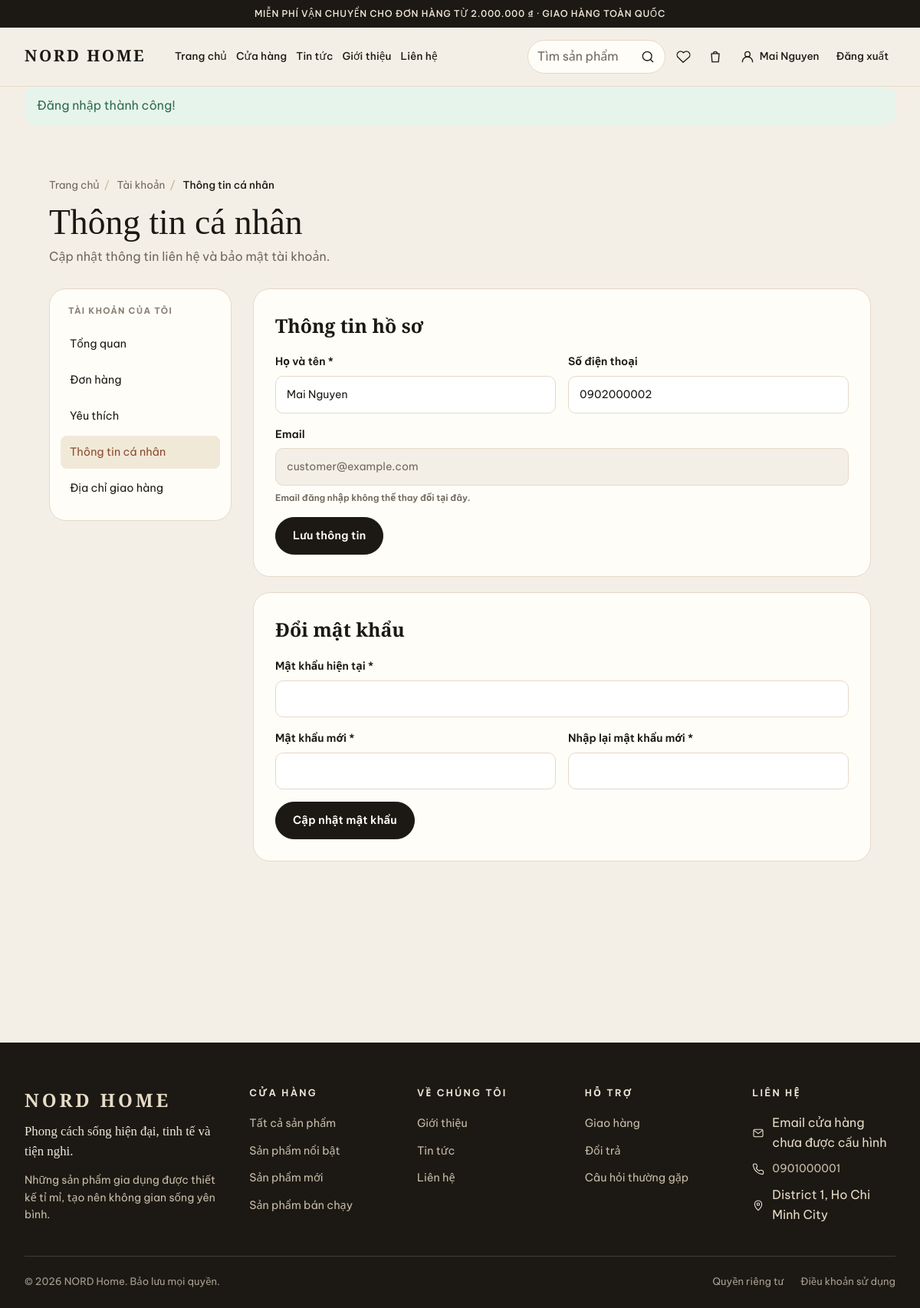
The app's page /account/profile.php (signed in) with its own data.
### tables this page shows
CREATE TABLE `users` (
  `id` INT UNSIGNED NOT NULL AUTO_INCREMENT,
  `name` VARCHAR(120) NOT NULL,
  `email` VARCHAR(190) NOT NULL,
  `password` VARCHAR(255) NOT NULL,
  `phone` VARCHAR(30) DEFAULT NULL,
  `role` ENUM('customer', 'admin') NOT NULL DEFAULT 'customer',
  `status` ENUM('active', 'inactive', 'banned') NOT NULL DEFAULT 'active',
  `email_verified_at` DATETIME DEFAULT NULL,
  `created_at` DATETIME NOT NULL DEFAULT CURRENT_TIMESTAMP,
  `updated_at` DATETIME NOT NULL DEFAULT CURRENT_TIMESTAMP ON UPDATE CURRENT_TIMESTAMP,
  PRIMARY KEY (`id`),
  UNIQUE KEY `uq_users_email` (`email`),
  KEY `idx_users_role` (`role`),
  KEY `idx_users_status` (`status`)
);

### includes/functions.php (called while the page is built, shortened)
<?php
function e(?string $value): string
{
    return htmlspecialchars((string) $value, ENT_QUOTES | ENT_SUBSTITUTE, 'UTF-8');
}
function url(string $path = ''): string
{
    $path = ltrim($path, '/');
    return $path === '' ? BASE_URL : BASE_URL . '/' . $path;
}
function is_logged_in(): bool
{
    return !empty($_SESSION['user']['id']);
}
function current_user(): ?array
{
    return is_logged_in() ? $_SESSION['user'] : null;
}
function is_admin(): bool
{
    return is_logged_in() && (($_SESSION['user']['role'] ?? '') === ROLE_ADMIN);
}

### config/database.php (called while the page is built, shortened)
<?php
function pdo_options(): array
{
    return [
        PDO::ATTR_ERRMODE => PDO::ERRMODE_EXCEPTION,
        PDO::ATTR_DEFAULT_FETCH_MODE => PDO::FETCH_ASSOC,
        PDO::ATTR_EMULATE_PREPARES => false,
    ];
}
function db(): PDO
{
    static $pdo = null;
    if ($pdo instanceof PDO) {
        return $pdo;
    }
    $dsn = sprintf(
        'mysql:host=%s;dbname=%s;charset=%s',
        DB_HOST,
        DB_NAME,
        DB_CHARSET
    );
    $pdo = new PDO($dsn, DB_USER, DB_PASS, pdo_options());
    return $pdo;
}

### includes/cart-data.php (called while the page is built, shortened)
<?php
require_once __DIR__ . '/functions.php';
function cart_session_key(): string
{
    if (session_status() === PHP_SESSION_ACTIVE) {
        $id = session_id();
        if (is_string($id) && $id !== '') {
            return substr($id, 0, 128);
        }
    }
    return 'cli-' . md5((string) __FILE__);
}
function cart_find_for_visitor(): ?array
{
    $userId = is_logged_in() ? (int) (current_user()['id'] ?? 0) : 0;
    $sessId = cart_session_key();
    try {
        if ($userId > 0) {
            $stmt = db()->prepare(
                'SELECT id, user_id, session_id FROM carts
                 WHERE user_id = :uid LIMIT 1'
            );
            $stmt->execute(['uid' => $userId]);
            $row = $stmt->fetch();
        }
        if ($sessId !== '') {
            $stmt = db()->prepare(
                'SELECT id, user_id, session_id FROM carts
                 WHERE user_id IS NULL AND session_id = :sid LIMIT 1'
            );
            $stmt->execute(['sid' => $sessId]);
            $row = $stmt->fetch();
        }
    } catch (PDOException $e) {
        return null;
    }
    return null;
}
function cart_count(): int
{
    $cart = cart_find_for_visitor();
    if ($cart === null) {
        return 0;
    }
}

### account/profile.php (the view, shortened to what this page needs)
<?php
$userId = (int) current_user()['id']; $errors = []; $passwordErrors = [];
try { $stmt = db()->prepare('SELECT id, name, email, phone FROM users WHERE id = :id AND role = :role LIMIT 1'); $stmt->execute(['id' => $userId, 'role' => ROLE_CUSTOMER]); $profile = $stmt->fetch() ?: []; } catch (PDOException $e) { $profile = []; $errors[] = 'Không thể tải thông tin tài khoản.'; }
require dirname(__DIR__) . '/includes/header.php';
?>
<div class="account-page"><nav class="breadcrumb" aria-label="Đường dẫn"><ol class="breadcrumb-list"><li><a href="<?= e(url()) ?>">Trang chủ</a></li><li><a href="<?= e(url('account/index.php')) ?>">Tài khoản</a></li><li aria-current="page">Thông tin cá nhân</li></ol></nav>
<header class="account-page-heading"><h1>Thông tin cá nhân</h1><p>Cập nhật thông tin liên hệ và bảo mật tài khoản.</p></header><div class="account-layout">
<?php require dirname(__DIR__) . '/includes/account-nav.php'; ?><main class="account-content">
<section class="account-card"><h2>Thông tin hồ sơ</h2><?php foreach ($errors as $error): ?><p class="account-notice"><?= e($error) ?></p><?php endforeach; ?>
<form class="account-form" method="post"><input type="hidden" name="action" value="save_profile"><?= csrf_field() ?>
<div class="account-form-grid"><label class="account-field">Họ và tên *<input name="name" value="<?= e((string) ($profile['name'] ?? '')) ?>" minlength="2" maxlength="120" required autocomplete="name"></label><label class="account-field">Số điện thoại<input name="phone" type="tel" value="<?= e((string) ($profile['phone'] ?? '')) ?>" maxlength="30" autocomplete="tel"></label><label class="account-field account-field--full">Email<input type="email" value="<?= e((string) ($profile['email'] ?? current_user()['email'])) ?>" readonly aria-describedby="emailHelp"><small id="emailHelp" class="muted">Email đăng nhập không thể thay đổi tại đây.</small></label></div>
<div class="account-form-actions"><button class="btn btn--primary" type="submit">Lưu thông tin</button></div></form></section>
<section class="account-card"><h2>Đổi mật khẩu</h2><?php foreach ($passwordErrors as $error): ?><p class="account-notice"><?= e($error) ?></p><?php endforeach; ?>
<form class="account-form" method="post"><input type="hidden" name="action" value="change_password"><?= csrf_field() ?><label class="account-field">Mật khẩu hiện tại *<input type="password" name="current_password" required autocomplete="current-password"></label><div class="account-form-grid"><label class="account-field">Mật khẩu mới *<input type="password" name="new_password" minlength="8" maxlength="200" required autocomplete="new-password"></label><label class="account-field">Nhập lại mật khẩu mới *<input type="password" name="confirm_password" minlength="8" maxlength="200" required autocomplete="new-password"></label></div><div class="account-form-actions"><button class="btn btn--primary" type="submit">Cập nhật mật khẩu</button></div></form></section>
</main></div></div>
<?php require dirname(__DIR__) . '/includes/footer.php'; ?>

### includes/navbar.php (shortened to what this page needs)
<?php
require_once __DIR__ . '/icons.php';
$user = current_user();
$navCartCount = 0;
if (function_exists('cart_count')) {
    $navCartCount = cart_count();
}
?>
<header class="site-header" id="siteHeader">
    <div class="container header-inner<?= is_admin() ? ' header-inner--admin' : '' ?>">
        <div class="header-left">
            <a class="logo" href="<?= e(url()) ?>" aria-label="<?= e(APP_NAME) ?>">
                <?= e(APP_NAME) ?>
            </a>
        </div>
        <div class="header-center">
            <nav class="nav-desktop" aria-label="Điều hướng chính">
                <a class="nav-link" href="<?= e(url()) ?>">Trang chủ</a>
                <a class="nav-link" href="<?= e(url('products.php')) ?>">Cửa hàng</a>
                <a class="nav-link" href="<?= e(url('blog.php')) ?>">Tin tức</a>
                <a class="nav-link" href="<?= e(url('about.php')) ?>">Giới thiệu</a>
                <a class="nav-link" href="<?= e(url('contact.php')) ?>">Liên hệ</a>
            </nav>
        </div>
        <div class="header-right">
            <div class="header-actions">
                <form class="header-search" action="<?= e(url('products.php')) ?>" method="get" role="search">
                    <input
                        id="headerSearchInput"
                        class="header-search-input"
                        type="search"
                        name="q"
                        placeholder="Tìm sản phẩm..."
                        value="<?= isset($_GET['q']) && is_string($_GET['q']) ? e((string) $_GET['q']) : '' ?>"
                        autocomplete="off"
                        aria-label="Tìm sản phẩm">
                    <button class="header-search-btn action-btn" type="submit" aria-label="Tìm kiếm">
                        <?= icon('search', 'icon icon--nav') ?>
                    </button>
                </form>
                <a class="action-btn action-btn--icon" href="<?= e(url('account/wishlist.php')) ?>" aria-label="Yêu thích">
                    <?= icon('heart-outline', 'icon icon--nav') ?>
                </a>
                <a class="action-btn action-btn--icon action-btn--cart" href="<?= e(url('cart.php')) ?>" aria-label="Giỏ hàng<?= $navCartCount > 0 ? ' (' . (int) $navCartCount . ' sản phẩm)' : '' ?>">
                    <?= icon('bag', 'icon icon--nav') ?>
                </a>
                <?php if ($user): ?>
                    <a class="action-btn action-btn--user" href="<?= e(url('account/index.php')) ?>" aria-label="Tài khoản">
                        <?= icon('user', 'icon icon--nav') ?>
                        <span class="user-name-label"><?= e($user['name']) ?></span>
                    </a>
                    <a class="action-btn action-btn--logout" href="<?= e(url('logout.php')) ?>" aria-label="Đăng xuất">
                        Đăng xuất
                    </a>
                <?php else: ?>
                    <a class="action-btn action-btn--signin" href="<?= e(url('login.php')) ?>">
                        Đăng nhập
                    </a>
                <?php endif; ?>
            </div>
        </div>
    </div>
</header>

### assets/css/account.css (style rules this page uses)
.page-account .account-page { width: min(var(--container), calc(100% - var(--gutter) * 2)); margin: 0 auto; padding: 34px 0 76px; }
.account-page-heading { margin: 14px 0 28px; }
.account-page-heading h1 { margin: 0 0 8px; font: 500 var(--fs-h1)/1.05 var(--font-serif); }
.account-page-heading p { color: var(--muted); margin: 0; }
.account-layout { display: grid; grid-template-columns: 238px minmax(0,1fr); gap: 28px; align-items: start; }
.account-sidebar, .account-card { background: var(--paper); border: 1px solid var(--line); border-radius: var(--radius-lg); }
.account-content { min-width: 0; display: grid; gap: 20px; }
.account-card { padding: clamp(18px,3vw,28px); min-width: 0; }
.account-card h2, .account-card h3 { margin: 0 0 16px; font-family: var(--font-serif); font-weight: 600; }
.account-card h2 { font-size: 1.55rem; }
.account-form { display:grid; gap:16px; }
.account-form-grid { display:grid; grid-template-columns:repeat(2,minmax(0,1fr)); gap:16px; }
.account-field { display:grid; gap:7px; min-width:0; font-size:.88rem; font-weight:600; }
.account-field--full { grid-column:1 / -1; }
.account-field input, .account-field select, .account-field textarea { box-sizing:border-box; width:100%; min-width:0; padding:12px 14px; border:1px solid var(--line); border-radius:10px; background:#fff; color:var(--ink); font:inherit; font-weight:400; }
.account-field input[readonly] { background:#f3efe7; color:var(--muted); }
.account-form-actions, .account-inline-actions { display:flex; align-items:center; gap:10px; flex-wrap:wrap; }

### records on screen
users: name "Mai Nguyen", phone "0902000002", email "customer@example.com"

### other values on screen
$announcementText "MIỄN PHÍ VẬN CHUYỂN CHO ĐƠN HÀNG TỪ 2.000.000 ₫ · GIAO HÀNG TOÀN QUỐC"
APP_NAME "NORD HOME"
$flash['message'] "Đăng nhập thành công!"
$label "Tổng quan"
$label "Đơn hàng"
$label "Yêu thích"
$label "Thông tin cá nhân"
$label "Địa chỉ giao hàng"
$footerPhone "0901000001"
$footerAddress "District 1, Ho Chi Minh City"
APP_NAME "NORD Home"
